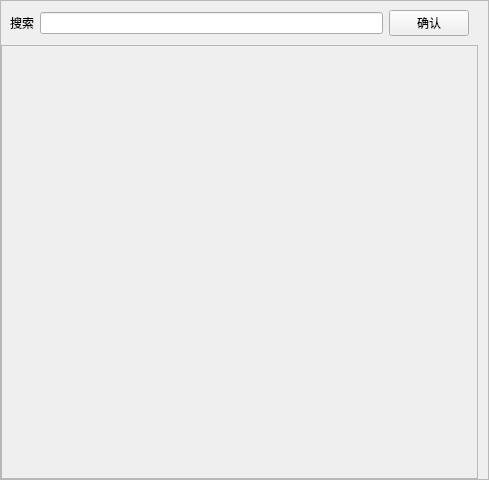
<?xml version="1.0" encoding="UTF-8"?>
<ui version="4.0">
 <class>DisplayMP4NodeList</class>
 <widget class="QWidget" name="DisplayMP4NodeList">
  <property name="geometry">
   <rect>
    <x>0</x>
    <y>0</y>
    <width>489</width>
    <height>480</height>
   </rect>
  </property>
  <property name="maximumSize">
   <size>
    <width>16777215</width>
    <height>16777215</height>
   </size>
  </property>
  <property name="windowTitle">
   <string>Form</string>
  </property>
  <property name="styleSheet">
   <string notr="true"/>
  </property>
  <layout class="QVBoxLayout" name="verticalLayout">
   <property name="spacing">
    <number>4</number>
   </property>
   <property name="leftMargin">
    <number>0</number>
   </property>
   <property name="topMargin">
    <number>0</number>
   </property>
   <property name="rightMargin">
    <number>0</number>
   </property>
   <property name="bottomMargin">
    <number>0</number>
   </property>
   <item>
    <widget class="QFrame" name="frame">
     <property name="frameShape">
      <enum>QFrame::Shape::StyledPanel</enum>
     </property>
     <property name="frameShadow">
      <enum>QFrame::Shadow::Raised</enum>
     </property>
     <layout class="QHBoxLayout" name="horizontalLayout_2">
      <property name="spacing">
       <number>0</number>
      </property>
      <property name="leftMargin">
       <number>0</number>
      </property>
      <property name="topMargin">
       <number>0</number>
      </property>
      <property name="rightMargin">
       <number>0</number>
      </property>
      <property name="bottomMargin">
       <number>0</number>
      </property>
      <item>
       <widget class="QFrame" name="frame_3">
        <property name="frameShape">
         <enum>QFrame::Shape::NoFrame</enum>
        </property>
        <property name="frameShadow">
         <enum>QFrame::Shadow::Raised</enum>
        </property>
        <layout class="QVBoxLayout" name="verticalLayout_3">
         <property name="spacing">
          <number>0</number>
         </property>
         <property name="leftMargin">
          <number>0</number>
         </property>
         <property name="topMargin">
          <number>0</number>
         </property>
         <property name="rightMargin">
          <number>0</number>
         </property>
         <property name="bottomMargin">
          <number>0</number>
         </property>
         <item>
          <widget class="QFrame" name="frame_2">
           <property name="frameShape">
            <enum>QFrame::Shape::NoFrame</enum>
           </property>
           <property name="frameShadow">
            <enum>QFrame::Shadow::Raised</enum>
           </property>
           <layout class="QHBoxLayout" name="horizontalLayout">
            <item>
             <widget class="QLabel" name="label">
              <property name="text">
               <string>搜索</string>
              </property>
             </widget>
            </item>
            <item>
             <widget class="QLineEdit" name="InputSearch"/>
            </item>
            <item>
             <widget class="QPushButton" name="ConfirmSeachInput">
              <property name="text">
               <string>确认</string>
              </property>
             </widget>
            </item>
           </layout>
          </widget>
         </item>
         <item>
          <widget class="QScrollArea" name="scrollArea">
           <property name="sizePolicy">
            <sizepolicy hsizetype="Expanding" vsizetype="Expanding">
             <horstretch>1</horstretch>
             <verstretch>0</verstretch>
            </sizepolicy>
           </property>
           <property name="minimumSize">
            <size>
             <width>300</width>
             <height>0</height>
            </size>
           </property>
           <property name="verticalScrollBarPolicy">
            <enum>Qt::ScrollBarPolicy::ScrollBarAsNeeded</enum>
           </property>
           <property name="horizontalScrollBarPolicy">
            <enum>Qt::ScrollBarPolicy::ScrollBarAsNeeded</enum>
           </property>
           <property name="sizeAdjustPolicy">
            <enum>QAbstractScrollArea::SizeAdjustPolicy::AdjustIgnored</enum>
           </property>
           <property name="widgetResizable">
            <bool>true</bool>
           </property>
           <property name="alignment">
            <set>Qt::AlignmentFlag::AlignHCenter|Qt::AlignmentFlag::AlignTop</set>
           </property>
           <widget class="QWidget" name="scrollAreaWidgetContents">
            <property name="geometry">
             <rect>
              <x>0</x>
              <y>0</y>
              <width>478</width>
              <height>442</height>
             </rect>
            </property>
            <property name="sizePolicy">
             <sizepolicy hsizetype="Minimum" vsizetype="Preferred">
              <horstretch>0</horstretch>
              <verstretch>0</verstretch>
             </sizepolicy>
            </property>
            <layout class="QVBoxLayout" name="verticalLayout_2">
             <item>
              <spacer name="verticalSpacer">
               <property name="orientation">
                <enum>Qt::Orientation::Vertical</enum>
               </property>
               <property name="sizeHint" stdset="0">
                <size>
                 <width>20</width>
                 <height>40</height>
                </size>
               </property>
              </spacer>
             </item>
            </layout>
           </widget>
          </widget>
         </item>
        </layout>
       </widget>
      </item>
      <item>
       <widget class="QLabel" name="ShowInfoLabel">
        <property name="maximumSize">
         <size>
          <width>30</width>
          <height>16777215</height>
         </size>
        </property>
        <property name="font">
         <font>
          <pointsize>12</pointsize>
          <bold>true</bold>
         </font>
        </property>
        <property name="text">
         <string/>
        </property>
        <property name="alignment">
         <set>Qt::AlignmentFlag::AlignLeading|Qt::AlignmentFlag::AlignLeft|Qt::AlignmentFlag::AlignVCenter</set>
        </property>
       </widget>
      </item>
     </layout>
    </widget>
   </item>
  </layout>
 </widget>
 <resources/>
 <connections/>
</ui>
